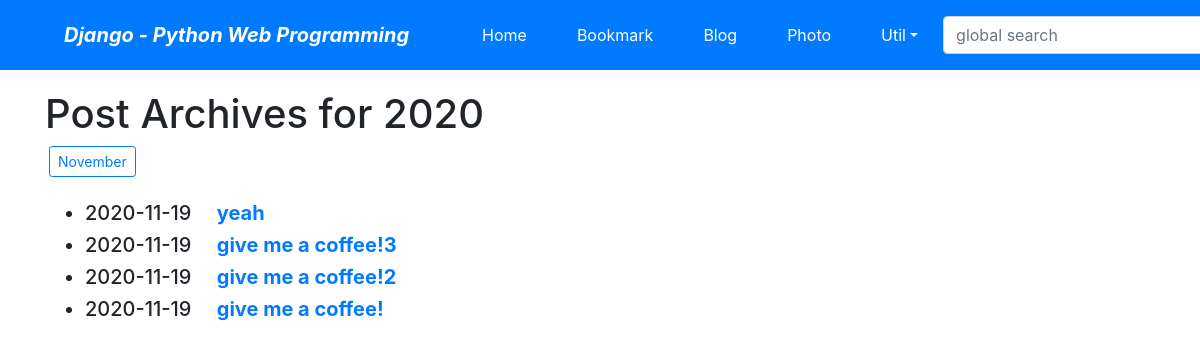
Screenshot of /blog/archive/2020/ with the database file from the repository.
### blog/models.py (models this page shows)
class Post(models.Model):
    title = models.CharField(verbose_name='TITLE', max_length=50)
    slug = models.SlugField('SLUG', unique=True, allow_unicode=True, help_text='one word for title alias.')
    description = models.CharField('DESCRIPTION', max_length=100, blank=True, help_text='simple description text.')
    content = models.TextField('CONTENT')
    create_dt = models.DateTimeField('CREATE DATE', auto_now_add=True)
    modify_dt = models.DateTimeField('MODIFY DATE', auto_now=True)

### blog/views.py (the view)
# urls.py: path('archive/<int:year>/', views.PostYAV.as_view(), name='post_year_archive'),
class PostYAV(YearArchiveView):
    model = Post
    date_field = 'modify_dt'
    make_object_list = True

### blog/templates/blog/post_archive_year.html (shortened to what this page needs)
{% extends "base.html" %}
{% block content %}
    <h1>Post Archives for {{ year|date:"Y" }}</h1>
    {% for date in date_list %}
    <a href="{% url 'blog:post_month_archive' date|date:'Y' date|date:'b' %}"
       class="btn btn-outline-primary btn-sm mx-1">
        {{ date|date:"F" }}</a>
    {% endfor %}
    <br><br>
    <div>
        <ul>
            {% for post in object_list %}
            <li class="h5">
                {{ post.modify_dt|date:"Y-m-d" }}&emsp;
                <a href="{% url 'blog:post_detail' post.slug %}"><strong>{{ post.title }}</strong></a>
            </li>
            {% endfor %}
        </ul>
    </div>
{% endblock %}

### rows the page displays
Post: modify_dt "2020-11-19", title "yeah"
Post: modify_dt "2020-11-19", title "give me a coffee!3"
Post: modify_dt "2020-11-19", title "give me a coffee!2"
Post: modify_dt "2020-11-19", title "give me a coffee!"

### other values shown
{{ year|date:"Y" }} "2020"
{{ date|date:"F" }} "November"
